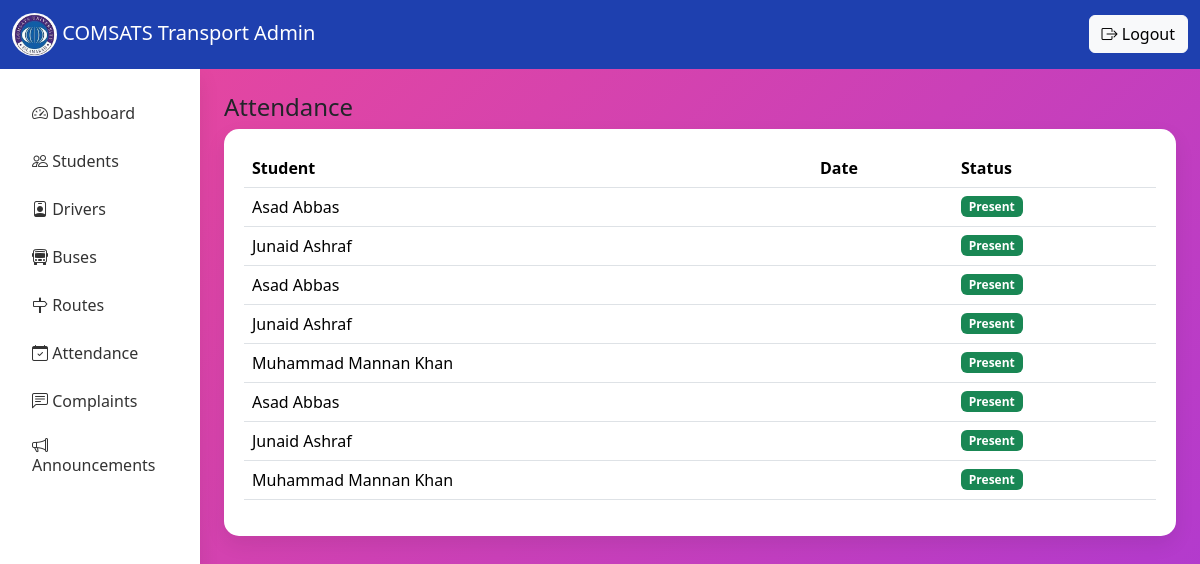
Page /admin_attendance/ on the committed database.
### service/models.py (models this page shows, shortened)
class Attendance(models.Model):
    student = models.ForeignKey(Student, on_delete=models.CASCADE)
    bus = models.ForeignKey(Bus, on_delete=models.CASCADE)
    attendance_date = models.DateTimeField(auto_now_add=True)
    is_present = models.BooleanField(default=False)

class Student(models.Model):
    user = models.OneToOneField(User, on_delete=models.CASCADE)
    reg_number = models.CharField(max_length=20, unique=True)
    department = models.CharField(max_length=100)
    semester = models.IntegerField(default=1)
    route = models.ForeignKey('Route', on_delete=models.SET_NULL, null=True)
    transport_card_id = models.CharField(max_length=20, unique=True)
    fee_status = models.CharField(max_length=20)
    is_active = models.BooleanField(default=True)
    expiry_date = models.DateField(default=timezone.now)
    qr_code = models.ImageField(upload_to='qr_codes/', blank=True, null=True)

### service/views.py (the view)
# urls.py: path('admin_attendance/', views.admin_attendance, name="admin_attendance"),
def admin_attendance(request):
    attendance = Attendance.objects.all()
    return render(request, "admin_attendance.html", {"attendance": attendance})

### templates/admin_attendance.html
{% extends 'admin_base.html' %}
{% block content %}
<h4>Attendance</h4>
<div class="dashboard-card">
    <table class="table">
        <tr>
            <th>Student</th>
            <th>Date</th>
            <th>Status</th>
        </tr>
        {% for a in attendance %}
        <tr>
            <td>{{ a.student.user.get_full_name }}</td>
            <td>{{ a.date }}</td>
            <td>
                {% if a.is_present %}
                <span class="badge bg-success">Present</span>
                {% else %}
                <span class="badge bg-danger">Absent</span>
                {% endif %}
            </td>
        </tr>
        {% endfor %}
    </table>
</div>
{% endblock %}

### templates/admin_base.html (style rules this page uses)
body { background: linear-gradient(-45deg, #1e3a8a, #2563eb, #9333ea, #ec4899); background-size: 400% 400%; animation: gradientMove 10s ease infinite; }
.dashboard-card { border: none; border-radius: 15px; padding: 20px; background: white; box-shadow: 0 8px 20px rgba(0, 0, 0, 0.08); }

### rows in the picture
Attendance: student.user.get_full_name "Asad Abbas", is_present "Present"
Attendance: student.user.get_full_name "Junaid Ashraf", is_present "Present"
Attendance: student.user.get_full_name "Asad Abbas", is_present "Present"
Attendance: student.user.get_full_name "Junaid Ashraf", is_present "Present"
Attendance: student.user.get_full_name "Muhammad Mannan Khan", is_present "Present"
Attendance: student.user.get_full_name "Asad Abbas", is_present "Present"
Attendance: student.user.get_full_name "Junaid Ashraf", is_present "Present"
Attendance: student.user.get_full_name "Muhammad Mannan Khan", is_present "Present"
